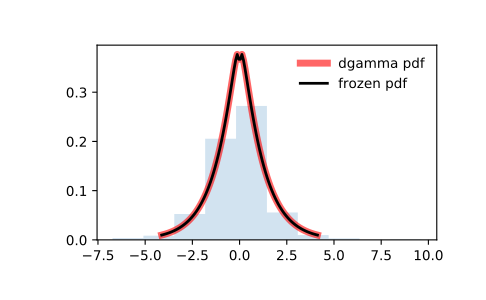

The Python source for this figure:
from scipy.stats import dgamma
import matplotlib.pyplot as plt
fig, ax = plt.subplots(1, 1)

# Calculate a few first moments:

a = 1.1
mean, var, skew, kurt = dgamma.stats(a, moments='mvsk')

# Display the probability density function (``pdf``):

x = np.linspace(dgamma.ppf(0.01, a),
                dgamma.ppf(0.99, a), 100)
ax.plot(x, dgamma.pdf(x, a),
       'r-', lw=5, alpha=0.6, label='dgamma pdf')

# Alternatively, the distribution object can be called (as a function)
# to fix the shape, location and scale parameters. This returns a "frozen"
# RV object holding the given parameters fixed.

# Freeze the distribution and display the frozen ``pdf``:

rv = dgamma(a)
ax.plot(x, rv.pdf(x), 'k-', lw=2, label='frozen pdf')

# Check accuracy of ``cdf`` and ``ppf``:

vals = dgamma.ppf([0.001, 0.5, 0.999], a)
np.allclose([0.001, 0.5, 0.999], dgamma.cdf(vals, a))
# True

# Generate random numbers:

r = dgamma.rvs(a, size=1000)

# And compare the histogram:

ax.hist(r, density=True, histtype='stepfilled', alpha=0.2)
ax.legend(loc='best', frameon=False)
plt.show()
